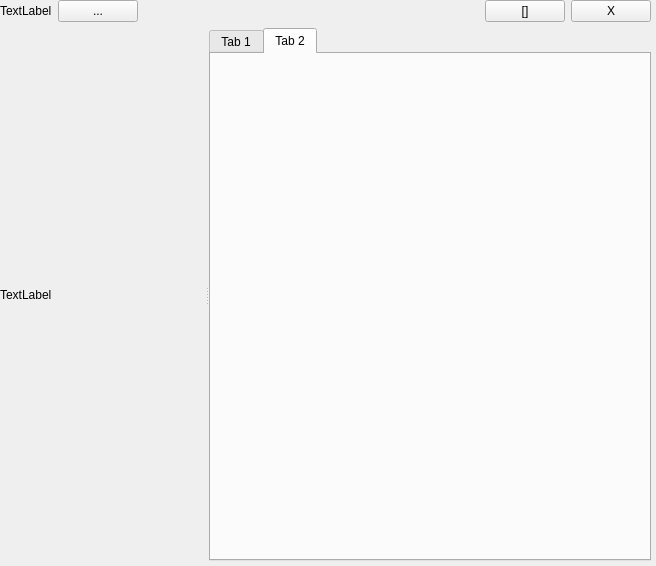
<?xml version="1.0" encoding="UTF-8"?>
<ui version="4.0">
 <class>Viewport</class>
 <widget class="QWidget" name="Viewport">
  <property name="geometry">
   <rect>
    <x>0</x>
    <y>0</y>
    <width>656</width>
    <height>566</height>
   </rect>
  </property>
  <property name="windowTitle">
   <string>Form</string>
  </property>
  <widget class="QWidget" name="layoutWidget">
   <property name="geometry">
    <rect>
     <x>0</x>
     <y>0</y>
     <width>651</width>
     <height>561</height>
    </rect>
   </property>
   <layout class="QVBoxLayout" name="verticalLayout">
    <property name="sizeConstraint">
     <enum>QLayout::SetDefaultConstraint</enum>
    </property>
    <item>
     <layout class="QHBoxLayout" name="horizontalLayout">
      <property name="sizeConstraint">
       <enum>QLayout::SetDefaultConstraint</enum>
      </property>
      <item>
       <widget class="QLabel" name="label">
        <property name="sizePolicy">
         <sizepolicy hsizetype="Preferred" vsizetype="Fixed">
          <horstretch>0</horstretch>
          <verstretch>0</verstretch>
         </sizepolicy>
        </property>
        <property name="maximumSize">
         <size>
          <width>16777215</width>
          <height>25</height>
         </size>
        </property>
        <property name="text">
         <string>TextLabel</string>
        </property>
       </widget>
      </item>
      <item>
       <widget class="QPushButton" name="pushButton">
        <property name="text">
         <string>...</string>
        </property>
       </widget>
      </item>
      <item>
       <spacer name="horizontalSpacer">
        <property name="orientation">
         <enum>Qt::Horizontal</enum>
        </property>
        <property name="sizeHint" stdset="0">
         <size>
          <width>40</width>
          <height>20</height>
         </size>
        </property>
       </spacer>
      </item>
      <item>
       <widget class="QPushButton" name="pushButton_2">
        <property name="text">
         <string>[]</string>
        </property>
       </widget>
      </item>
      <item>
       <widget class="QPushButton" name="pushButton_3">
        <property name="text">
         <string>X</string>
        </property>
       </widget>
      </item>
     </layout>
    </item>
    <item>
     <layout class="QHBoxLayout" name="horizontalLayout_4">
      <item>
       <widget class="QSplitter" name="splitter">
        <property name="orientation">
         <enum>Qt::Horizontal</enum>
        </property>
        <widget class="QLabel" name="label_2">
         <property name="sizePolicy">
          <sizepolicy hsizetype="Expanding" vsizetype="Expanding">
           <horstretch>0</horstretch>
           <verstretch>0</verstretch>
          </sizepolicy>
         </property>
         <property name="text">
          <string>TextLabel</string>
         </property>
        </widget>
        <widget class="QTabWidget" name="tabWidget">
         <property name="currentIndex">
          <number>1</number>
         </property>
         <widget class="QWidget" name="tab">
          <attribute name="title">
           <string>Tab 1</string>
          </attribute>
         </widget>
         <widget class="QWidget" name="tab_2">
          <attribute name="title">
           <string>Tab 2</string>
          </attribute>
         </widget>
        </widget>
       </widget>
      </item>
     </layout>
    </item>
   </layout>
  </widget>
 </widget>
 <resources/>
 <connections/>
</ui>
